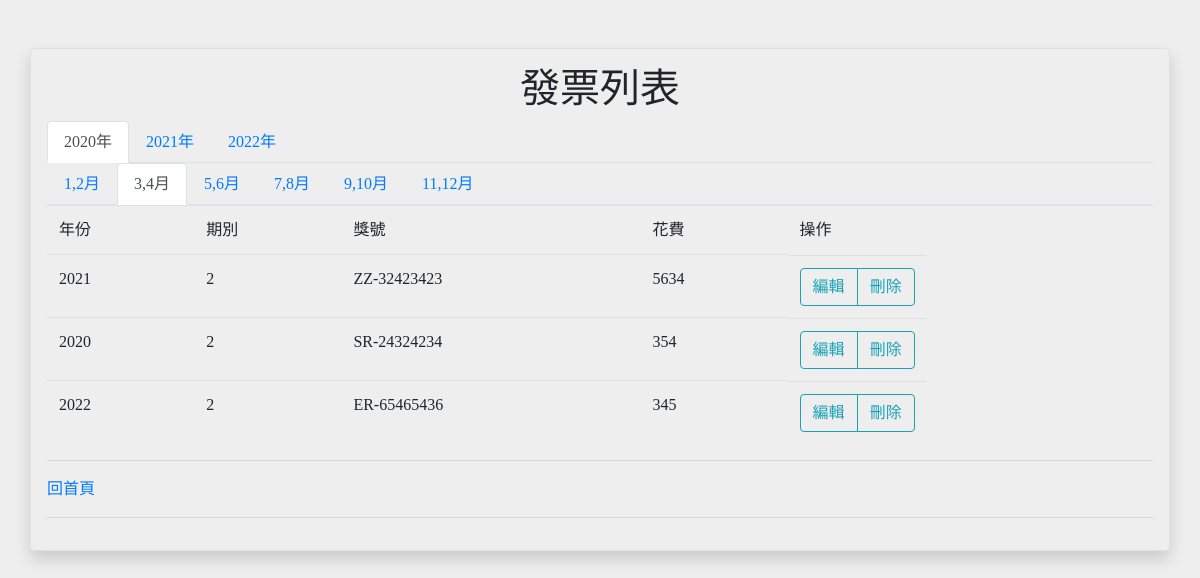
Screenshot of /list.php?period=2 with the database file from the repository.
### tables this page shows
CREATE TABLE `invoice` (
  `id` int(10) UNSIGNED NOT NULL COMMENT 'id',
  `code` varchar(2) NOT NULL,
  `number` varchar(8) NOT NULL,
  `period` tinyint(1) UNSIGNED NOT NULL,
  `expense` int(10) UNSIGNED NOT NULL,
  `year` varchar(4) NOT NULL
);

### list.php (the view, shortened to what this page needs)
<!DOCTYPE html>
<html lang="en">
<head>
    <link rel="stylesheet" href="./bootstrap-4.4.1-dist/css/bootstrap.css">
</head>
<body>
    <?php
    include "./com/base.php";
    $period = $_GET['period'] ?? ceil(date('n', time()) / 2);
    $sql = "SELECT * FROM `invoice` WHERE period='$period'";
    $rows = $pdo->query($sql)->fetchAll();
    ?>
    <div class="container mt-5 p-3 border rounded-lg shadow">
        <h1 class="text-center">發票列表</h1>
        <nav>
            <div class="nav nav-tabs" id="nav-tab" role="tablist">
                <a class="nav-item nav-link active" id="nav-home-tab" data-toggle="tab" href="#nav-home" role="tab">2020年</a>
                <a class="nav-item nav-link" id="nav-profile-tab" data-toggle="tab" href="#nav-profile" role="tab">2021年</a>
                <a class="nav-item nav-link" id="nav-contact-tab" data-toggle="tab" href="#nav-contact" role="tab">2022年</a>
            </div>
        </nav>
        <div class="tab-content" id="nav-tabContent">
            <div class="tab-pane fade show active" id="nav-home" role="tabpanel">
                <ul class="nav nav-tabs">
                    <li class="nav-item"><a class="nav-link  <?= ($period == 1) ? 'active' : ''; ?>" href='list.php?period=1'>1,2月</a></li>
                    <li class="nav-item"><a class="nav-link  <?= ($period == 2) ? 'active' : ''; ?>" href='list.php?period=2'>3,4月</a></li>
                    <li class="nav-item"><a class="nav-link  <?= ($period == 3) ? 'active' : ''; ?>" href='list.php?period=3'>5,6月</a></li>
                    <li class="nav-item"><a class="nav-link  <?= ($period == 4) ? 'active' : ''; ?>" href='list.php?period=4'>7,8月</a></li>
                    <li class="nav-item"><a class="nav-link  <?= ($period == 5) ? 'active' : ''; ?>" href='list.php?period=5'>9,10月</a></li>
                    <li class="nav-item"><a class="nav-link  <?= ($period == 6) ? 'active' : ''; ?>" href='list.php?period=6'>11,12月</a></li>
                </ul>
            </div>
        </div>
        <table class="table">
            <tr>
                <td>年份</td>
                <td>期別</td>
                <td>獎號</td>
                <td>花費</td>
                <td>操作</td>
            </tr>
            <?php
            foreach ($rows as $row) {
                echo "<tr>";
                echo "    <td>" . $row['year'] . "</td>";
                echo "    <td>" . $row['period'] . "</td>";
                echo "    <td>" . $row['code'] . "-" . $row['number'] . "</td>";
                echo "    <td>" . $row['expense'] . "</td>";
                echo "    <td class='btn-group'>";
                echo "<a class='btn btn-outline-info' href='edit.php?id=" . $row['id'] . "'>編輯</a>";
                echo "<a class='btn btn-outline-info' href='delete.php?id=" . $row['id'] . "'>刪除</a>";
                echo "</td>";
                echo "</tr>";
            }
            ?>
        </table>
        <hr>
        <a href="index.php">回首頁</a>
        <hr>
</body>
</html>

### list.php (style rules this page uses)
body { font-family: "微軟正黑體"; min-width: 600px; min-height: 100vh; background: #eee; }

### rows the page displays
invoice: year "2021", period "2", code "ZZ", number "32423423", expense "5634"
invoice: year "2020", period "2", code "SR", number "24324234", expense "354"
invoice: year "2022", period "2", code "ER", number "65465436", expense "345"
